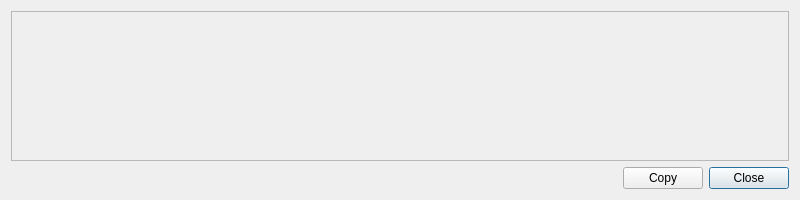
<?xml version="1.0" encoding="UTF-8"?>
<ui version="4.0">
 <class>PreviewCodeDialog</class>
 <widget class="QDialog" name="PreviewCodeDialog">
  <property name="geometry">
   <rect>
    <x>0</x>
    <y>0</y>
    <width>800</width>
    <height>200</height>
   </rect>
  </property>
  <property name="windowTitle">
   <string>Information about the bonus </string>
  </property>
  <layout class="QVBoxLayout" name="verticalLayout">
   <item>
    <widget class="QFrame" name="PreviewCodeDialogframe">
     <property name="frameShape">
      <enum>QFrame::StyledPanel</enum>
     </property>
     <property name="frameShadow">
      <enum>QFrame::Raised</enum>
     </property>
     <layout class="QGridLayout" name="gridLayout_3">
      <item row="0" column="0">
       <layout class="QGridLayout" name="gridLayout_2">
        <item row="0" column="1">
         <widget class="QLabel" name="CodeSecond">
          <property name="cursor">
           <cursorShape>IBeamCursor</cursorShape>
          </property>
          <property name="text">
           <string/>
          </property>
          <property name="textInteractionFlags">
           <set>Qt::LinksAccessibleByMouse|Qt::TextSelectableByMouse</set>
          </property>
         </widget>
        </item>
        <item row="0" column="0">
         <widget class="QLabel" name="CodeFirst">
          <property name="text">
           <string/>
          </property>
          <property name="alignment">
           <set>Qt::AlignRight|Qt::AlignTrailing|Qt::AlignVCenter</set>
          </property>
         </widget>
        </item>
        <item row="1" column="0">
         <widget class="QLabel" name="AmountFirst">
          <property name="text">
           <string/>
          </property>
          <property name="alignment">
           <set>Qt::AlignRight|Qt::AlignTrailing|Qt::AlignVCenter</set>
          </property>
         </widget>
        </item>
        <item row="2" column="0">
         <widget class="QLabel" name="HashFirst">
          <property name="text">
           <string/>
          </property>
          <property name="alignment">
           <set>Qt::AlignRight|Qt::AlignTrailing|Qt::AlignVCenter</set>
          </property>
         </widget>
        </item>
        <item row="3" column="0">
         <widget class="QLabel" name="DateFirst">
          <property name="text">
           <string/>
          </property>
          <property name="alignment">
           <set>Qt::AlignRight|Qt::AlignTrailing|Qt::AlignVCenter</set>
          </property>
         </widget>
        </item>
        <item row="1" column="1">
         <widget class="QLabel" name="AmountSecond">
          <property name="cursor">
           <cursorShape>IBeamCursor</cursorShape>
          </property>
          <property name="text">
           <string/>
          </property>
          <property name="textInteractionFlags">
           <set>Qt::LinksAccessibleByMouse|Qt::TextSelectableByMouse</set>
          </property>
         </widget>
        </item>
        <item row="2" column="1">
         <widget class="QLabel" name="HashSecond">
          <property name="cursor">
           <cursorShape>IBeamCursor</cursorShape>
          </property>
          <property name="text">
           <string/>
          </property>
          <property name="textInteractionFlags">
           <set>Qt::LinksAccessibleByMouse|Qt::TextSelectableByMouse</set>
          </property>
         </widget>
        </item>
        <item row="3" column="1">
         <widget class="QLabel" name="DateSecond">
          <property name="cursor">
           <cursorShape>IBeamCursor</cursorShape>
          </property>
          <property name="text">
           <string/>
          </property>
          <property name="scaledContents">
           <bool>false</bool>
          </property>
          <property name="textInteractionFlags">
           <set>Qt::LinksAccessibleByMouse|Qt::TextSelectableByMouse</set>
          </property>
         </widget>
        </item>
        <item row="2" column="2">
         <spacer name="horizontalSpacer_2">
          <property name="orientation">
           <enum>Qt::Horizontal</enum>
          </property>
          <property name="sizeHint" stdset="0">
           <size>
            <width>40</width>
            <height>20</height>
           </size>
          </property>
         </spacer>
        </item>
       </layout>
      </item>
     </layout>
    </widget>
   </item>
   <item>
    <layout class="QGridLayout" name="gridLayout_4">
     <property name="sizeConstraint">
      <enum>QLayout::SetMinimumSize</enum>
     </property>
     <item row="0" column="0">
      <spacer name="horizontalSpacer">
       <property name="orientation">
        <enum>Qt::Horizontal</enum>
       </property>
       <property name="sizeHint" stdset="0">
        <size>
         <width>40</width>
         <height>20</height>
        </size>
       </property>
      </spacer>
     </item>
     <item row="0" column="2">
      <widget class="QPushButton" name="PreviewCodeDialogpushButton">
       <property name="locale">
        <locale language="English" country="UnitedStates"/>
       </property>
       <property name="text">
        <string>Close</string>
       </property>
      </widget>
     </item>
     <item row="0" column="1">
      <widget class="QPushButton" name="PreviewCodeDialogCopy">
       <property name="locale">
        <locale language="English" country="UnitedStates"/>
       </property>
       <property name="text">
        <string>Copy</string>
       </property>
      </widget>
     </item>
    </layout>
   </item>
  </layout>
 </widget>
 <resources/>
 <connections>
  <connection>
   <sender>PreviewCodeDialogpushButton</sender>
   <signal>clicked()</signal>
   <receiver>PreviewCodeDialog</receiver>
   <slot>close()</slot>
   <hints>
    <hint type="sourcelabel">
     <x>747</x>
     <y>160</y>
    </hint>
    <hint type="destinationlabel">
     <x>399</x>
     <y>99</y>
    </hint>
   </hints>
  </connection>
 </connections>
</ui>
